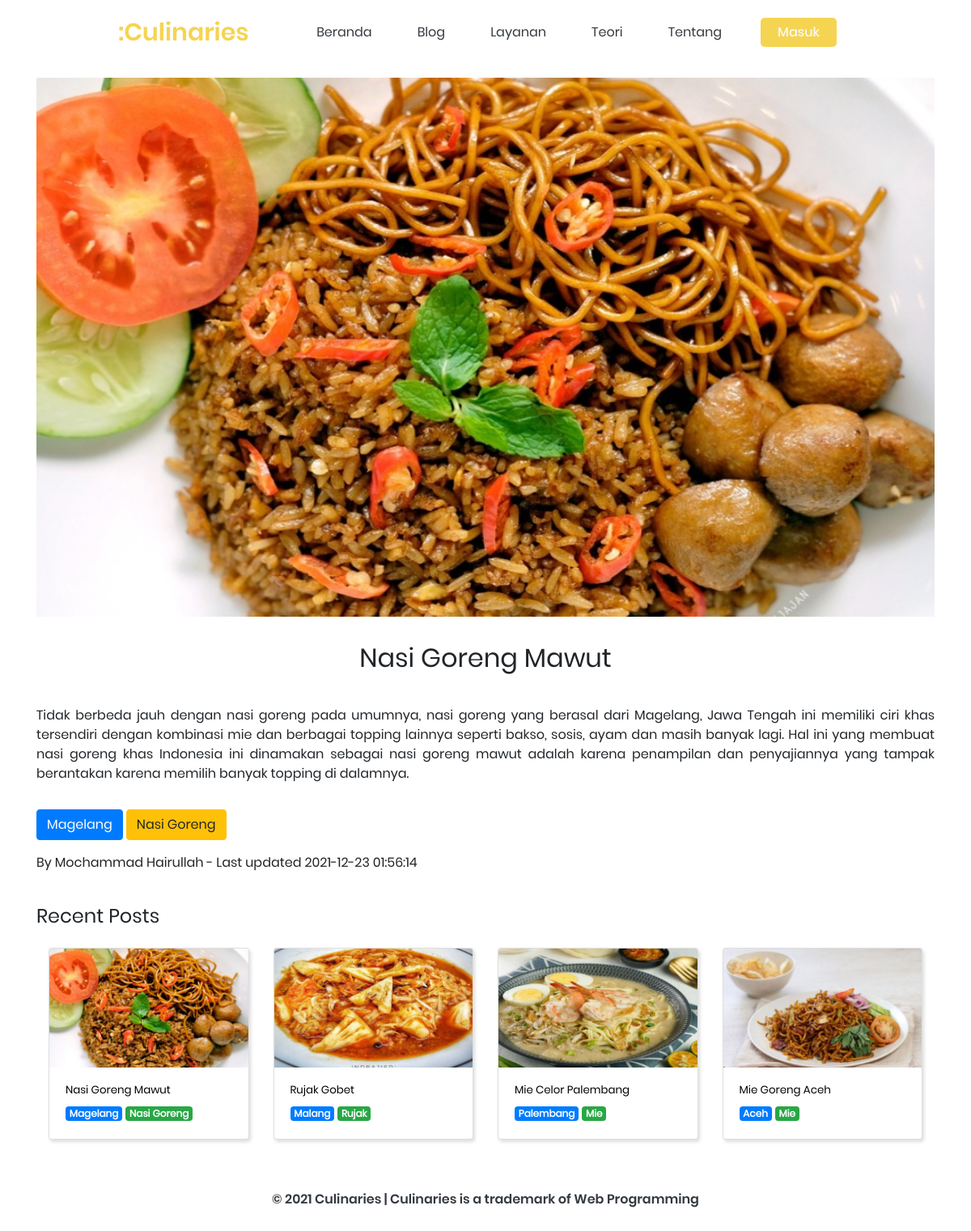
Screenshot of /culinaries/page/blog/detail.php?id=12 with the database file from the repository.
### tables this page shows
CREATE TABLE `culinary` (
  `id` int(11) NOT NULL,
  `city_id` int(11) NOT NULL,
  `category_id` int(11) NOT NULL,
  `uid` int(11) NOT NULL,
  `title` varchar(255) NOT NULL,
  `content` text NOT NULL,
  `img` varchar(255) NOT NULL,
  `created_at` datetime NOT NULL,
  `updated_at` datetime NOT NULL
);

CREATE TABLE `cities` (
  `city_id` int(11) NOT NULL,
  `city` varchar(100) NOT NULL,
  `created_at` datetime NOT NULL,
  `updated_at` datetime NOT NULL
);

CREATE TABLE `categories` (
  `category_id` int(11) NOT NULL,
  `category` varchar(100) NOT NULL,
  `created_at` datetime NOT NULL,
  `updated_at` datetime NOT NULL
);

CREATE TABLE `users` (
  `uid` int(11) NOT NULL,
  `name` varchar(50) NOT NULL,
  `username` varchar(50) NOT NULL,
  `password` varchar(255) NOT NULL,
  `token` varchar(100) NOT NULL,
  `created_at` datetime NOT NULL,
  `updated_at` datetime NOT NULL
);

### culinaries/page/blog/detail.php (the view, shortened to what this page needs)
<?php require './../../app/config.php'; ?>
<!DOCTYPE html>
<html lang="en">
<head>
  <link rel="stylesheet" href="./../style/style.css">
  <link rel="stylesheet" href="https://cdnjs.cloudflare.com/ajax/libs/font-awesome/4.7.0/css/font-awesome.min.css">
  <link rel="stylesheet" href="https://maxcdn.bootstrapcdn.com/bootstrap/4.0.0/css/bootstrap.min.css">
  <link rel="stylesheet" href="https://cdn.datatables.net/1.11.3/css/dataTables.bootstrap4.min.css">
</head>
<body>
  <nav id="head" class="navbar nav navbar-expand-lg fixed-top" onscroll="Scroll()">
    <a class="navbar-brand" href="#"><b class="brand-var">:Culinaries</b></a>
    <div class="collapse pl-5 navbar-collapse" id="navbarSupportedContent">
      <ul class="navbar-nav ml-auto topnav">
        <li class="nav-item">
          <a class="nav-link" href="./../#beranda">Beranda <span class="sr-only">(current)</span></a>
        </li>
        <li class="nav-item">
          <a class="nav-link" href="./index.php">Blog</a>
        </li>
        <li class="nav-item">
          <a class="nav-link" href="./../#services">Layanan</a>
        </li>
        <li class="nav-item">
          <a class="nav-link" href="./../#teori">Teori</a>
        </li>
        <li class="nav-item">
          <a class="nav-link" href="./../#about">Tentang</a>
        </li>
      </ul>
      <div class="form-inline pr-15 my-2 my-lg-0">
        <?php if($_SESSION['sess_id']): ?>
            <a href="./../../admin/" class="btn btn-app">Dashboard</a>
        <?php else: ?>
            <a href="./../../auth/auth.php" class="btn btn-app">Masuk</a>
        <?php endif ?>
      </div>
    </div>
  </nav>
  <section class="content">
    <div class="p-5"></div>
    <div class="container">
      <?php $query = "select * from culinary cl inner join cities ct on ct.city_id = cl.city_id inner join categories ca on ca.category_id = cl.category_id inner join users u on u.uid = cl.uid where id=$_GET[id]"; ?>
      <?php $sql = mysqli_query($conn, $query); ?>
      <?php foreach($sql as $row): ?>
        <img class="card-img-top" src="./../../app/culinaries/<?= $row['img']; ?>" alt="Card image cap">
        <div class="p-3"></div>
        <h2 class="text-center"><?= $row['title'] ?></h2>
        <div class="p-2"></div>
        <p><?= $row['content'] ?></p>
        <div class="p-2"></div>
        <button type="button" class="btn btn-primary">
          <?= $row['city'] ?> <span class="badge badge-light"></span>
        </button>
        <button type="button" class="btn btn-warning">
          <?= $row['category'] ?> <span class="badge badge-light"></span>
        </button>
        <div class="p-2"></div>
        <p>By <?= $row['name'] ?> - Last updated <?= $row['updated_at'] ?></p>
      <?php endforeach ?>
      <br>
      <h4>Recent Posts</h4>
      <div class="p-2"></div>
      <?php $recent = "select * from culinary cl inner join cities ct on ct.city_id = cl.city_id inner join categories ca on ca.category_id = cl.category_id inner join users u on u.uid = cl.uid order by cl.id desc limit 4"; ?>
      <?php $result = mysqli_query($conn, $recent); ?>
      <div class="row">
        <?php foreach($result as $row): ?>
          <div class="col-md-3">
              <a style="text-decoration: none" href="./detail.php?id=<?= $row['id'] ?>">
              <div class="card" style="width: 100%;">
                <img class="card-img-top" src="./../../app/culinaries/<?= $row['img']; ?>" alt="Card image cap">
                <div class="card-body">
                  <h5 style="font-size: 10pt; color: #000" class=""><?= $row['title'] ?></h5>
                  <span class="badge badge-primary"><?= $row['city'] ?> </span>
                  <span class="badge badge-success"><?= $row['category'] ?> </span>
                </div>
              </div>
            </a>
          </div>
        <?php endforeach ?>
      </div>
    </div>
    <div class="p-3"></div>
    <footer class="text-center">
      <p class="text-dark">© 2021 Culinaries | Culinaries is a trademark of Web Programming</p>
    </footer>
  </section>
</body>
</html>

### culinaries/page/style/style.css (style rules this page uses)
:root { --primary-color: #f5d452; --secondary-color: #ffe477; --light: #fff; --transparent: transparent; --dark: #242424; --subtitle-color: #707070; --bg-right-banner: url('./../svg/banner/wave-top.svg'); --bg-right-illustrator: url('./../svg/illustrator/right-ill.svg'); --bg-left-illustrator: url('./../svg/illustrator/left-ill.svg'); --bg-m-left-illustrator: url('./../svg/illustrator/m-left.svg'); --bg-right-illustrator-mitra: url('./../svg/banner/banner-mitra.svg'); --regular: 'Poppins-regular'; --medium: 'Poppins-medium'; --semibold: 'Poppins-semibold'; --bold: 'Poppins-bold'; }
body { font-family: 'Poppins-regular' !important; font-size: 12px; }
.nav { height: 80px !important; width: 100%; background-color: var(--transparent); z-index: -2; }
.nav-item { padding: 10px 0px !important; }
.nav-link { transition: .3s; }
.brand-var { width: 100px !important; padding: 15px 0px; margin-left: 130px; font-family: var(--semibold); font-size: 30px; color: var(--primary-color); }
.card { transition: .5s; box-shadow: 2px 3px 4px #ddd !important; }
footer { width: 100%; height: 80px; background-color: var(--transparent); }
footer p { padding: 30px 0px; font-family: var(--semibold); }
.pl-5 { padding-left: 50px !important; }
.pr-15 { padding-right: 150px !important; }
li { margin: 0px 40px 0px 0px !important; }
li a { color: var(--dark) !important; }
.row { margin-left: 0 !important; margin-right: 0 !important; }
.btn-app { border-radius: 5px !important; color: var(--light) !important; background-color: var(--primary-color); padding: 5px 20px 5px 20px !important; font-family: 'Poppins-medium'; }

### rows the page displays
culinary: img (picture), title "Nasi Goreng Mawut", content "Tidak berbeda jauh dengan nasi goreng pada umumnya, nasi goreng yang berasal dari Magelang, Jawa Tengah ini memiliki ciri khas tersendiri dengan kombinasi mie dan berbagai topping lainnya seperti bakso, sosis, ayam dan masih banyak lagi. Hal ini yang membuat nasi goreng khas Indonesia ini dinamakan sebagai nasi goreng mawut adalah karena penampilan dan penyajiannya yang tampak berantakan karena memilih banyak topping di dalamnya.", city.city "Magelang", category.category "Nasi Goreng", uid.name "Mochammad Hairullah", uid.updated_at "2021-12-23 01:56:14"
culinary: img (picture), title "Rujak Gobet", city.city "Malang", category.category "Rujak"
culinary: img (picture), title "Mie Celor Palembang", city.city "Palembang", category.category "Mie"
culinary: img (picture), title "Mie Goreng Aceh", city.city "Aceh", category.category "Mie"
